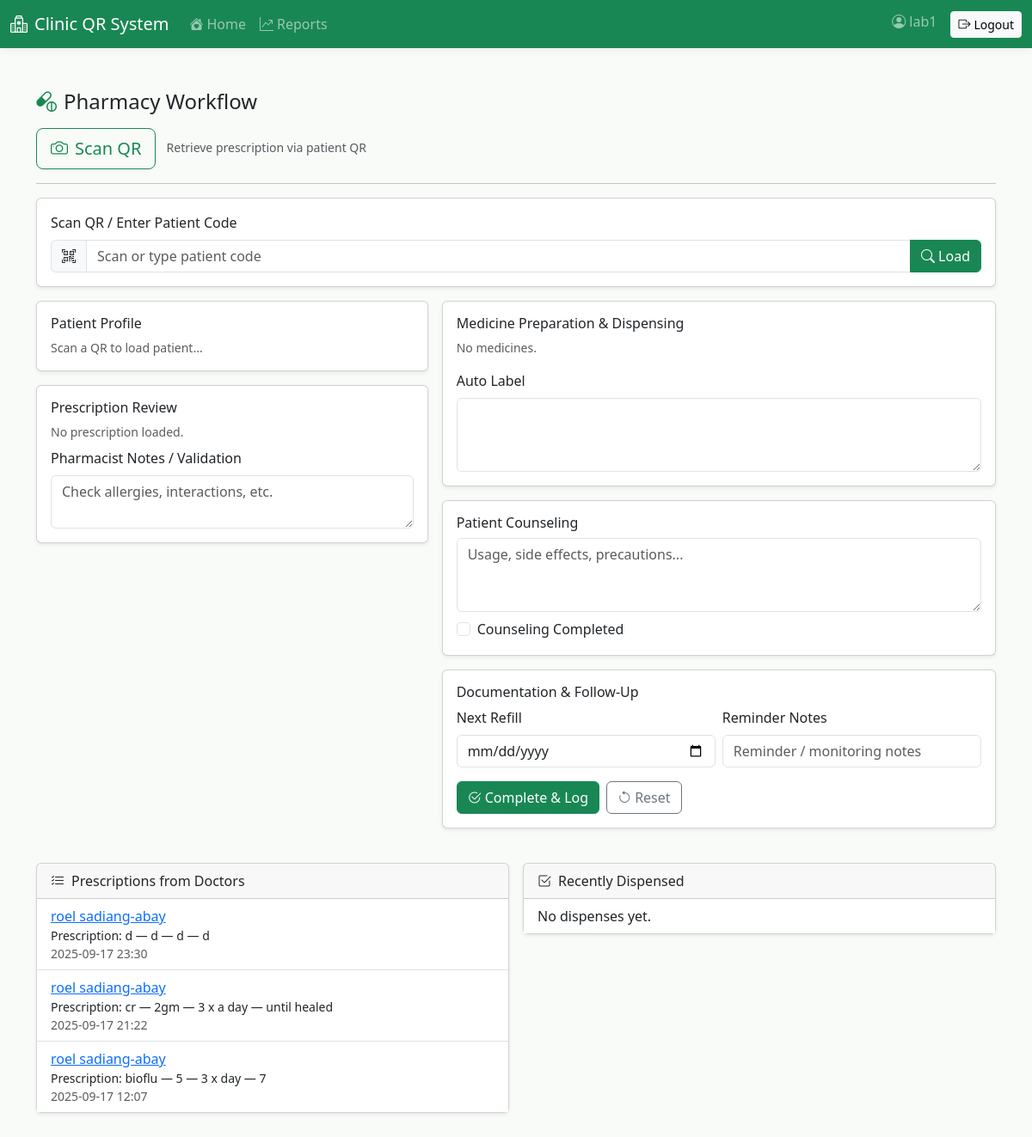
Screenshot of /dashboard/pharmacy/ (signed in) with the database file from the repository.
### visits/models.py (models this page shows, shortened)
class Visit(models.Model):
    class Service(models.TextChoices):
        RECEPTION = 'reception', 'Reception/Triage'
        DOCTOR = 'doctor', 'Doctor Consultation'
        LAB = 'lab', 'Laboratory'
        PHARMACY = 'pharmacy', 'Pharmacy'
        VACCINATION = 'vaccination', 'Vaccination/Immunization'
    class Department(models.TextChoices):
        PEDIATRICS = 'Pediatrics', 'Pediatrics (Children’s Health)'
        OBGYN = 'OB-GYN', 'Obstetrics and Gynecology (OB-GYN)'
        CARDIOLOGY = 'Cardiology', 'Cardiology (Heart Care)'
        RADIOLOGY = 'Radiology', 'Radiology'
        SURGERY = 'Surgery', 'Surgery'
        DERMATOLOGY = 'Dermatology', 'Dermatology (Skin Care)'
        ENT = 'ENT', 'ENT (Ear, Nose, Throat)'
    patient = models.ForeignKey('patients.Patient', on_delete=models.CASCADE, related_name='visits')
    service = models.CharField(max_length=20, choices=Service.choices)
    notes = models.TextField(blank=True)
    class Status(models.TextChoices):
        QUEUED = 'queued', 'Queued'
        CLAIMED = 'claimed', 'Claimed'
        IN_PROCESS = 'in_process', 'In Process'
        DONE = 'done', 'Done'
    status = models.CharField(max_length=16, choices=Status.choices, default=Status.QUEUED)
    queue_number = models.PositiveIntegerField(null=True, blank=True)
    department = models.CharField(max_length=32, choices=Department.choices, blank=True)
    claimed_by = models.ForeignKey(settings.AUTH_USER_MODEL, on_delete=models.SET_NULL, null=True, blank=True, related_name='claimed_reception_visits')
    claimed_at = models.DateTimeField(null=True, blank=True)
    assigned_to = models.ForeignKey(settings.AUTH_USER_MODEL, on_delete=models.SET_NULL, null=True, blank=True, related_name='assigned_visits')
    doctor_arrived = models.BooleanField(default=False)
    doctor_status = models.CharField(max_length=16, blank=True, default='')  # '', ready_to_consult, not_done, finished
    symptoms = models.TextField(blank=True)
    diagnosis = models.TextField(blank=True)
    prescription_notes = models.TextField(blank=True)
    doctor_done = models.BooleanField(default=False)
    doctor_done_at = models.DateTimeField(null=True, blank=True)
    lab_tests = models.TextField(blank=True)
    lab_test_type = models.CharField(max_length=50, blank=True)
    lab_claimed_by = models.ForeignKey(settings.AUTH_USER_MODEL, on_delete=models.SET_NULL, null=True, blank=True, related_name='claimed_lab_visits')
    lab_claimed_at = models.DateTimeField(null=True, blank=True)
    lab_arrived = models.BooleanField(default=False)
    lab_results = models.TextField(blank=True)
    lab_completed = models.BooleanField(default=False)
    lab_completed_at = models.DateTimeField(null=True, blank=True)
    medicines = models.TextField(blank=True)
    dispensed = models.BooleanField(default=False)
    dispensed_at = models.DateTimeField(null=True, blank=True)
    vaccine_type = models.CharField(max_length=100, blank=True)
    vaccine_dose = models.CharField(max_length=50, blank=True)
    vaccination_date = models.DateField(null=True, blank=True)
    timestamp = models.DateTimeField(auto_now_add=True)
    created_by = models.ForeignKey(settings.AUTH_USER_MODEL, on_delete=models.SET_NULL, null=True, blank=True)
    doctor_user = models.ForeignKey(settings.AUTH_USER_MODEL, on_delete=models.SET_NULL, null=True, blank=True, related_name='doctor_visits')
    service_type = models.ForeignKey('visits.ServiceType', on_delete=models.SET_NULL, null=True, blank=True, help_text='Specific service type selected')

### patients/models.py (models this page shows, shortened)
class Patient(models.Model):
    user = models.OneToOneField(User, on_delete=models.SET_NULL, null=True, blank=True, related_name='patient_profile')
    full_name = models.CharField(max_length=255)
    age = models.PositiveIntegerField(validators=[MinValueValidator(0)])
    address = models.TextField()
    contact = models.CharField(max_length=50)
    email = models.EmailField(unique=True)
    patient_code = models.CharField(max_length=20, unique=True)
    qr_code = models.ImageField(upload_to='qr_codes/', blank=True, null=True)
    must_change_password = models.BooleanField(default=False)
    created_at = models.DateTimeField(auto_now_add=True)

### dashboard/views.py (the view)
# urls.py: path('pharmacy/', views.pharmacy_dashboard, name='dashboard_pharmacy'),
@login_required
def pharmacy_dashboard(request):
    prescriptions = (Visit.objects
                     .filter(service='doctor')
                     .exclude(prescription_notes='')
                     .order_by('-timestamp'))
    dispensed = (Visit.objects
                 .filter(service='pharmacy')
                 .order_by('-timestamp')[:50])
    return render(request, 'dashboard/pharmacy.html', {'prescriptions': prescriptions, 'dispensed': dispensed})

### dashboard/templates/dashboard/pharmacy.html (shortened to what this page needs)
{% extends 'base.html' %}
{% block content %}
<h4 class="d-flex align-items-center mb-3"><i class="bi bi-capsule-pill text-success me-2"></i>Pharmacy Workflow</h4>
<div class="mb-3">
  <a href="#" class="btn btn-lg btn-outline-success qr-scan-btn" data-intent="staff"><i class="bi bi-camera me-2"></i>Scan QR</a>
  <small class="text-muted ms-2">Retrieve prescription via patient QR</small>
  <hr>
</div>
<div class="card shadow-sm mb-3">
  <div class="card-body">
    <label class="form-label">Scan QR / Enter Patient Code</label>
    <div class="input-group">
      <span class="input-group-text"><i class="bi bi-qr-code-scan"></i></span>
      <input type="text" id="pharmCode" class="form-control" placeholder="Scan or type patient code">
      <button class="btn btn-success" id="pharmLoad"><i class="bi bi-search me-1"></i>Load</button>
    </div>
  </div>
</div>
<div class="row g-3">
  <div class="col-lg-5">
    <div class="card shadow-sm">
      <div class="card-body">
        <h6 class="mb-2">Patient Profile</h6>
        <div id="patientCard" class="small text-muted">Scan a QR to load patient...</div>
      </div>
    </div>
    <div class="card shadow-sm mt-3">
      <div class="card-body">
        <h6 class="mb-2">Prescription Review</h6>
        <div id="rxDetails" class="small text-muted">No prescription loaded.</div>
        <div class="mt-2">
          <label class="form-label">Pharmacist Notes / Validation</label>
          <textarea id="pharmNotes" class="form-control" rows="2" placeholder="Check allergies, interactions, etc."></textarea>
        </div>
      </div>
    </div>
  </div>
  <div class="col-lg-7">
    <div class="card shadow-sm">
      <div class="card-body">
        <h6 class="mb-2">Medicine Preparation & Dispensing</h6>
        <div id="medList" class="small text-muted">No medicines.</div>
        <div class="mt-3">
          <label class="form-label">Auto Label</label>
          <textarea id="labelOut" class="form-control" rows="3" readonly></textarea>
        </div>
      </div>
    </div>
    <div class="card shadow-sm mt-3">
      <div class="card-body">
        <h6 class="mb-2">Patient Counseling</h6>
        <textarea id="counseling" class="form-control" rows="3" placeholder="Usage, side effects, precautions..."></textarea>
        <div class="form-check mt-2">
          <input class="form-check-input" type="checkbox" id="counselDone">
          <label class="form-check-label" for="counselDone">Counseling Completed</label>
        </div>
      </div>
    </div>
    <div class="card shadow-sm mt-3">
      <div class="card-body">
        <h6 class="mb-2">Documentation & Follow-Up</h6>
        <div class="row g-2">
          <div class="col-md-6">
            <label class="form-label">Next Refill</label>
            <input type="date" id="nextRefill" class="form-control">
          </div>
          <div class="col-md-6">
            <label class="form-label">Reminder Notes</label>
            <input type="text" id="followNotes" class="form-control" placeholder="Reminder / monitoring notes">
          </div>
        </div>
        <div class="mt-3 d-flex gap-2">
          <button class="btn btn-success" id="completeAll"><i class="bi bi-check2-circle me-1"></i>Complete & Log</button>
          <button class="btn btn-outline-secondary" id="resetAll"><i class="bi bi-arrow-counterclockwise me-1"></i>Reset</button>
        </div>
      </div>
    </div>
  </div>
</div>
<div class="row g-3 mt-4">
  <div class="col-md-6">
    <div class="card shadow-sm">
      <div class="card-header"><i class="bi bi-list-check me-2"></i>Prescriptions from Doctors</div>
      <div class="card-body p-0">
        <ul class="list-group list-group-flush">
          {% for v in prescriptions %}
            <li class="list-group-item">
              <a href="/patients/{{ v.patient.id }}/">{{ v.patient.full_name }}</a>
              <div class="small">Prescription: {{ v.prescription_notes|default:'-' }}</div>
              <div class="small text-muted">{{ v.timestamp|date:'Y-m-d H:i' }}</div>
            </li>
          {% empty %}
            <li class="list-group-item">No prescriptions.</li>
          {% endfor %}
        </ul>
      </div>
    </div>
  </div>
  <div class="col-md-6">
    <div class="card shadow-sm">
      <div class="card-header"><i class="bi bi-check2-square me-2"></i>Recently Dispensed</div>
      <div class="card-body p-0">
        <ul class="list-group list-group-flush">
          {% for v in dispensed %}
            <li class="list-group-item">
              <a href="/patients/{{ v.patient.id }}/">{{ v.patient.full_name }}</a>
              <div class="small">Medicines: {{ v.medicines|default:'-' }}</div>
              <div class="small text-muted">{{ v.timestamp|date:'Y-m-d H:i' }}</div>
            </li>
          {% empty %}
            <li class="list-group-item">No dispenses yet.</li>
          {% endfor %}
        </ul>
      </div>
    </div>
  </div>
</div>
{% endblock %}

### templates/base.html (shortened to what this page needs)
<!doctype html>
<html lang="en">
  <head>
    <link href="https://cdn.jsdelivr.net/npm/bootstrap@5.3.3/dist/css/bootstrap.min.css" rel="stylesheet">
    <link href="https://cdn.jsdelivr.net/npm/bootstrap-icons@1.11.3/font/bootstrap-icons.min.css" rel="stylesheet">
  </head>
  <body>
    <nav class="navbar navbar-expand-lg navbar-dark bg-success">
      <div class="container-fluid">
        <a class="navbar-brand d-flex align-items-center" href="/">
          <i class="bi bi-hospital me-2"></i>Clinic QR System
        </a>
        <div class="collapse navbar-collapse" id="navbarsMain">
          <ul class="navbar-nav me-auto mb-2 mb-lg-0">
            {% if request.user.is_authenticated %}
              <li class="nav-item">
                <a class="nav-link" href="{% if request.user.is_superuser %}/dashboard/{% elif request.user.groups.all.0.name == 'Reception' %}/dashboard/reception/{% elif request.user.groups.all.0.name == 'Doctor' %}/dashboard/doctor/{% elif request.user.groups.all.0.name == 'Laboratory' %}/dashboard/lab/{% elif request.user.groups.all.0.name == 'Pharmacy' %}/dashboard/pharmacy/{% elif request.user.groups.all.0.name == 'Vaccination' %}/dashboard/vaccination/{% elif request.user.groups.all.0.name == 'Patient' %}/patients/portal/{% else %}/dashboard/{% endif %}"><i class="bi bi-house-heart-fill me-1"></i>Home</a>
              </li>
              {% if request.user.is_authenticated and request.user.groups.all.0.name != 'Patient' %}
              <li class="nav-item">
                <a class="nav-link" href="/dashboard/reports/"><i class="bi bi-graph-up-arrow me-1"></i>Reports</a>
              </li>
              {% endif %}
            {% endif %}
          </ul>
          <ul class="navbar-nav ms-auto">
            {% if request.user.is_authenticated %}
              <li class="nav-item"><span class="navbar-text"><i class="bi bi-person-circle me-1"></i>{{ request.user.username }}</span></li>
              <li class="nav-item ms-3">
                <form method="post" action="/accounts/logout/" class="d-inline">
                  <button class="btn btn-light btn-sm" type="submit"><i class="bi bi-box-arrow-right me-1"></i>Logout</button>
                </form>
              </li>
            {% else %}
              <li class="nav-item"><a class="btn btn-light btn-sm" href="/accounts/login/"><i class="bi bi-box-arrow-in-right me-1"></i>Login</a></li>
            {% endif %}
          </ul>
        </div>
      </div>
    </nav>
    <main class="container my-5">
      {% block content %}{% endblock %}
    </main>
  </body>
</html>

### templates/base.html (style rules this page uses)
:root { --bs-primary: #198754; --bs-primary-rgb: 25, 135, 84; }
body { background-color: #f8fbf8; }
.navbar { box-shadow: 0 2px 8px rgba(0,0,0,0.06); }

### rows the page displays
Visit: patient.full_name "roel sadiang-abay", prescription_notes "d — d — d — d", timestamp "2025-09-17 23:30"
Visit: patient.full_name "roel sadiang-abay", prescription_notes "cr — 2gm — 3 x a day — until healed", timestamp "2025-09-17 21:22"
Visit: patient.full_name "roel sadiang-abay", prescription_notes "bioflu — 5 — 3 x day — 7", timestamp "2025-09-17 12:07"

### other values shown
{{ request.user.username }} "lab1"
